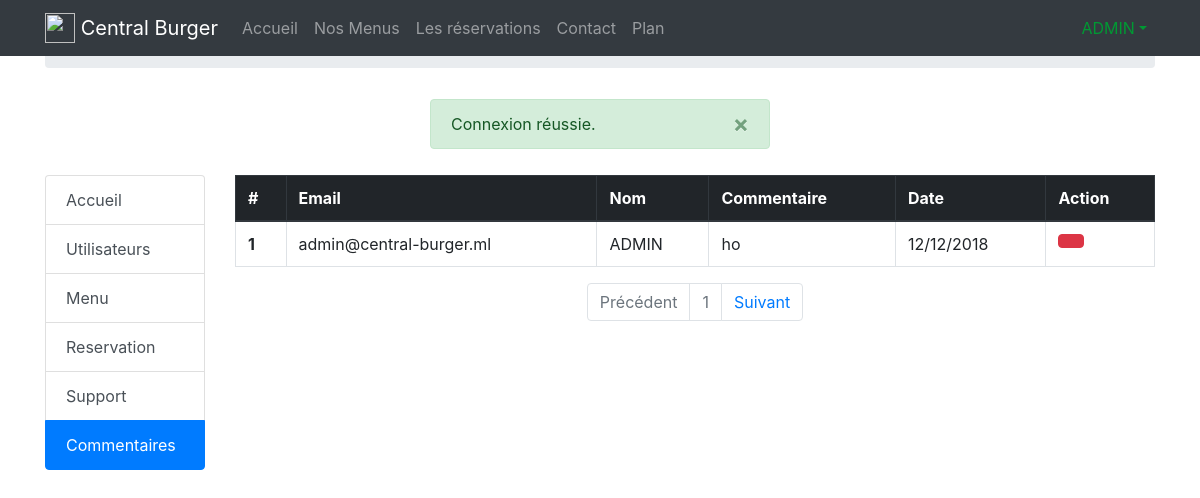
/admin/comment.php (signed in), run on the app's committed database.
### tables this page shows
CREATE TABLE IF NOT EXISTS `users` (
`id` int(10) unsigned NOT NULL,
  `firstname` varchar(255) NOT NULL,
  `email` varchar(255) NOT NULL,
  `password` varchar(255) NOT NULL,
  `postal` varchar(255) NOT NULL,
  `birthday` date NOT NULL,
  `phone` varchar(255) NOT NULL,
  `permission` varchar(10) NOT NULL DEFAULT 'GUEST',
  `lastname` varchar(255) NOT NULL
);

CREATE TABLE IF NOT EXISTS `commentaires` (
`id` int(10) unsigned NOT NULL,
  `message` longtext NOT NULL,
  `date` date NOT NULL,
  `users_id` int(10) unsigned NOT NULL,
  `menu_id` int(10) unsigned NOT NULL
);

### app/app.php (called while the page is built, shortened)
<?php
require_once('PDOConnect.php');
require_once('SessionManagment.php');
require_once('User.php');
function load_header($page_name) {
    include_once('inc/header.php');
}
function load_footer() {
    include_once('inc/footer.php');
}

### app/User.php (called while the page is built, shortened)
<?php
class User {
    public $result, $id;
    public function __construct($id = null)
    {
        $this->id = $id;
        if ($id != null) {
            $pdo = new PDOConnect();
            $query = $pdo->pdo_start()->prepare("SELECT * FROM users WHERE id = ?");
            $query->execute([$this->id]);
            $this->result = $query->fetch(PDO::FETCH_ASSOC);
        }
    }
    public function getFirstName() {
        return $this->result['firstname'];
    }
    public function isAdmin() {
        return $this->result['permission'] == "ADMIN" ? true : false;
    }
}

### app/PDOConnect.php (called while the page is built, shortened)
<?php
class PDOConnect {
    public function __construct($sql = ["localhost", "rest", "root", null]) {
        try {
            $this->bdd = new PDO("mysql:host={$sql[0]};dbname={$sql[1]}", $sql[2], $sql[3],
                [
                    PDO::MYSQL_ATTR_INIT_COMMAND => 'SET NAMES utf8',
                    PDO::ATTR_ERRMODE => PDO::ERRMODE_EXCEPTION,
                ]
            );
        } catch (Exception $e) {
            die('Erreur : ' . $e->getMessage());
        }
    }
    public function pdo_start() {
        return $this->bdd;
    }
}
?>

### app/SessionManagment.php (called while the page is built, shortened)
<?php
class SessionManagment {
    public function flash($name) {
         $session = $_SESSION[$name];
         return $session;
    }
    public function isValid($name) {
        return isset($_SESSION[$name]) ? true : false;
    }
}

### app/Admin.php (called while the page is built, shortened)
<?php
class Admin
{
    public function getComment($offset) {
        $pdo = new PDOConnect();
        $query = $pdo->pdo_start()->prepare("SELECT users.id AS 'user_id', users.firstname AS 'user_firstname', users.lastname AS 'user_lastname', users.permission AS 'user_perm', users.email AS 'user_email', menu.id AS 'menu_id', commentaires.id AS 'comment_id', commentaires.message AS 'comment_message', DATE_FORMAT(commentaires.date,'%d/%m/%Y') AS 'comment_date', commentaires.users_id, commentaires.menu_id FROM commentaires INNER JOIN users INNER JOIN menu WHERE users.id = commentaires.users_id AND menu.id = commentaires.menu_id ORDER BY commentaires.date DESC LIMIT $offset");
        $query->execute();
        return $query->fetchAll(PDO::FETCH_ASSOC);
    }
    public function pagination($page)
    {
        $page = $page * 10;
        $pages = [
            $page - 10,
             $page,
        ];
        return $pages[0] < 0 ? 0 : $pages[0] . ',' . $pages[1];
    }
    public function paginationGetPageNumber($page)
    {
        if ($page != 1) {
            return [
                $page - 1,
                $page,
                $page + 1,
            ];
        } else {
            return [0,1,2];
        }
    }
}

### admin/comment.php (the view, shortened to what this page needs)
<?php
include('../app/app.php');
load_header('Panel Administration - Commentaire');
require_once('../app/Admin.php');
$admin = new Admin();
if(isset($_GET['p'])) {
    $page = $_GET['p'];
} else {
    $page = 1;
}
?>
    <div class="row">
        <div class="col-2">
            <div class="list-group" id="list-tab" role="tablist">
                <a class="list-group-item list-group-item-action" href="./index.php" role="tab" aria-controls="admin_homepage">Accueil</a>
                <a class="list-group-item list-group-item-action" href="./users.php" role="tab" aria-controls="profile">Utilisateurs</a>
                <a class="list-group-item list-group-item-action" href="./menu.php" role="tab" aria-controls="menu">Menu</a>
                <a class="list-group-item list-group-item-action" href="./booking.php" role="tab" aria-controls="res">Reservation</a>
                <a class="list-group-item list-group-item-action" href="./support.php" role="tab" aria-controls="support">Support</a>
                <a class="list-group-item list-group-item-action active" href="./comment.php" role="tab" aria-controls="comment">Commentaires</a>
            </div>
        </div>
        <div class="col-10">
            <table class="table table-bordered">
                <thead class="thead-dark">
                <tr>
                    <th scope="col">#</th>
                    <th scope="col">Email</th>
                    <th scope="col">Nom</th>
                    <th scope="col">Commentaire</th>
                    <th scope="col">Date</th>
                    <th scope="col">Action</th>
                </tr>
                </thead>
                <tbody>
                <?php foreach($admin->getComment($admin->pagination($page)) as $comment) { ?>
                    <tr>
                        <th scope="row"><?= $comment['comment_id']; ?></th>
                        <td><?= $comment['user_email']; ?></td>
                        <td><?= $comment['user_firstname']; ?></td>
                        <td><?= $comment['comment_message']; ?></td>
                        <td><?= $comment['comment_date']; ?></td>
                        <td>
                            <a href="<?= root_folder; ?>/admin/process/comment/delete.php?id=<?= $comment['comment_id']; ?>"><button type="button" class="btn btn-danger"><i class="fas fa-trash"></i></button></a>
                        </td>
                    </tr>
                <?php } ?>
                </tbody>
            </table>
            <nav aria-label="Page navigation example">
                <ul class="pagination justify-content-center">
                    <li class="page-item <?= $admin->paginationGetPageNumber($page)[0] == 0 ? 'disabled' : ''; ?>">
                        <a class="page-link" href="comment.php?p=<?= $admin->paginationGetPageNumber($page)[0] ?>" tabindex="-1">Précédent</a>
                    </li>
                    <li class="page-item disabled"><a class="page-link" href="comment.php?p=<?= $admin->paginationGetPageNumber($page)[1] ?>"><?= $admin->paginationGetPageNumber($page)[1] ?></a></li>
                    <li class="page-item">
                        <a class="page-link" href="comment.php?p=<?= $admin->paginationGetPageNumber($page)[2] ?>">Suivant</a>
                    </li>
                </ul>
            </nav>
        </div>
    </div>

### app/inc/header.php (shortened to what this page needs)
<?php
if(isset($_COOKIE['user'])) {
  $user = new User($_COOKIE['user']);
}
$session = new SessionManagment();
?>
<html lang="fr">
<head>
    <link href="<?= resources_uri; ?>/css/bootstrap.min.css" rel="stylesheet">
    <link href="<?= resources_uri; ?>/css/style.css?v=<?= rand(); ?>" rel="stylesheet">
</head>
<body>
<nav class="navbar navbar-dark bg-dark fixed-top navbar-expand-lg">
    <div class="container">
        <a class="navbar-brand" href="<?= root_folder; ?>/index.php">
            <img src="<?= resources_uri; ?>/images/logo.png" width="30" height="30" class="d-inline-block align-top" alt="">
            <?= SITE_NAME; ?>
        </a>
        <div class="collapse navbar-collapse" id="navbarNav">
            <ul class="navbar-nav mr-auto">
                <li class="nav-item">
                    <a class="nav-link" href="<?= root_folder; ?>/index.php">Accueil</a>
                </li>
                <li class="nav-item">
                    <a class="nav-link" href="<?= root_folder; ?>/our-menus.php">Nos Menus</a>
                </li>
                <li class="nav-item">
                    <a class="nav-link" href="<?= root_folder; ?>/booking.php">Les réservations</a>
                </li>
                <li class="nav-item">
                    <a class="nav-link" href="<?= root_folder; ?>/contact.php">Contact</a>
                </li>
                <li class="nav-item">
                    <a class="nav-link" href="<?= root_folder; ?>/plan.php">Plan</a>
                </li>
            </ul>
            <?php if(isset($_COOKIE['user'])) { ?>
             <ul class="navbar-nav ml-auto">
                <li class="nav-item dropdown">
                    <a class="nav-link dropdown-toggle" <?= $user->isAdmin() ? 'style="color:  #009933"' : '' ?> href="#" id="navbarDropdown" role="button" data-toggle="dropdown" aria-haspopup="true" aria-expanded="false"><i class="fas fa-user"></i> <?= ucfirst($user->getLastName()) .'&nbsp;'. strtoupper($user->getFirstName()); ?></a>
                </li>
             </ul>
            <?php } ?>
        </div>
    </div>
</nav>
<?php if($page_name != 'Accueil') { ?>
    <div class="container">
        <nav style="padding-top: 20px;" aria-label="breadcrumb">
            <ol class="breadcrumb">
                <li class="breadcrumb-item"><a href="<?= root_folder; ?>/index.php">Accueil</a></li>
                <li class="breadcrumb-item active" aria-current="page"><?= $page_name; ?></li>
            </ol>
        </nav>
<?php
}
if($session->isValid('message')) { ?>
<div id="alert-message" style="padding-top: 15px; padding-bottom: 10px;" class="col-md-4 offset-4">
    <div class="alert <?= $session->flash('message-box-color'); ?> alert-dismissible fade show" role="alert">
        <?= $session->flash('message'); ?>
        <button onclick="alertRemove()" type="button" class="close" data-dismiss="alert" aria-label="Close">
            <span aria-hidden="true">&times;</span>
        </button>
    </div>
</div>
<?php } ?>

### data on the page
users: firstname "ADMIN"
commentaires: id "1", users.email "admin@central-burger.ml", users.firstname "ADMIN", message "ho", comment_date "12/12/2018"

### other printed values
SITE_NAME "Central Burger"
$session->flash('message') "Connexion réussie."
$admin->paginationGetPageNumber($page)[1] "1"
